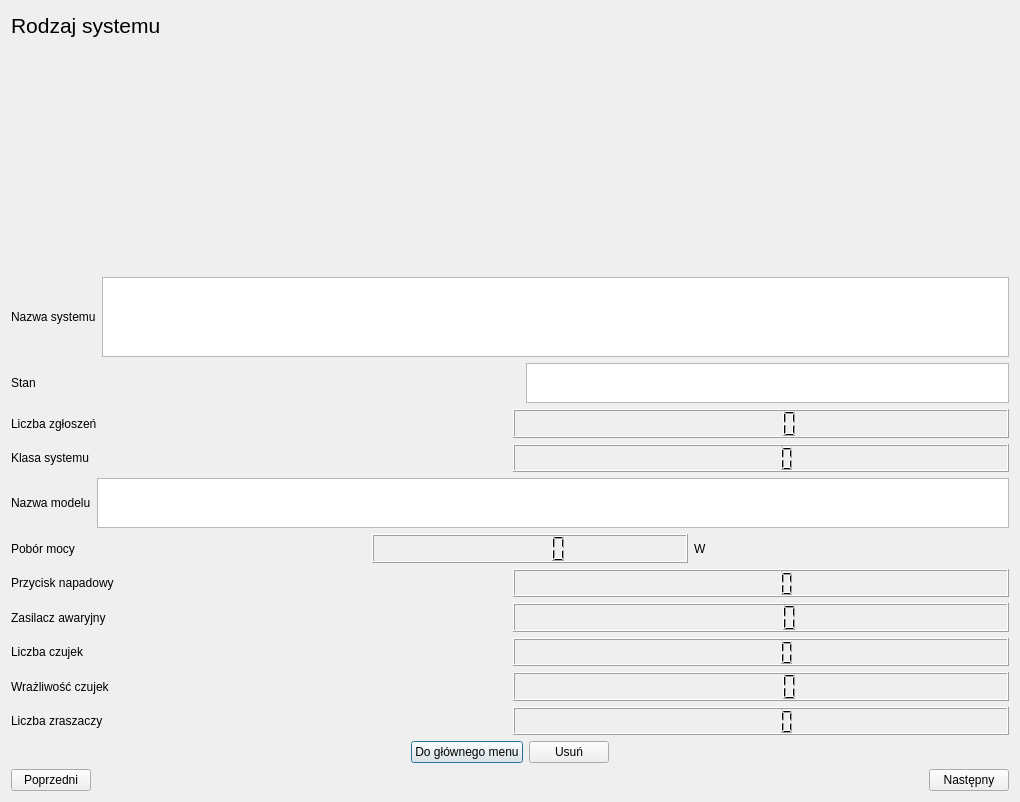
<?xml version="1.0" encoding="UTF-8"?>
<ui version="4.0">
 <class>Przeglag</class>
 <widget class="QDialog" name="Przeglag">
  <property name="geometry">
   <rect>
    <x>0</x>
    <y>0</y>
    <width>476</width>
    <height>802</height>
   </rect>
  </property>
  <property name="windowTitle">
   <string>Dialog</string>
  </property>
  <layout class="QGridLayout" name="gridLayout">
   <item row="0" column="0">
    <widget class="QLabel" name="p_tytul">
     <property name="font">
      <font>
       <pointsize>16</pointsize>
      </font>
     </property>
     <property name="text">
      <string>Rodzaj systemu</string>
     </property>
    </widget>
   </item>
   <item row="1" column="0">
    <layout class="QVBoxLayout" name="verticalLayout_3">
     <item>
      <layout class="QHBoxLayout" name="h_foto_alarm">
       <item>
        <spacer name="horizontalSpacer_3">
         <property name="orientation">
          <enum>Qt::Horizontal</enum>
         </property>
         <property name="sizeHint" stdset="0">
          <size>
           <width>40</width>
           <height>20</height>
          </size>
         </property>
        </spacer>
       </item>
       <item>
        <widget class="QLabel" name="foto_alarm">
         <property name="minimumSize">
          <size>
           <width>386</width>
           <height>226</height>
          </size>
         </property>
         <property name="maximumSize">
          <size>
           <width>300</width>
           <height>200</height>
          </size>
         </property>
         <property name="baseSize">
          <size>
           <width>100</width>
           <height>100</height>
          </size>
         </property>
         <property name="text">
          <string/>
         </property>
         <property name="pixmap">
          <pixmap resource="foto.qrc">:/foto/alarm.jpg</pixmap>
         </property>
         <property name="scaledContents">
          <bool>true</bool>
         </property>
        </widget>
       </item>
       <item>
        <widget class="QLabel" name="foto_ppoz">
         <property name="minimumSize">
          <size>
           <width>300</width>
           <height>200</height>
          </size>
         </property>
         <property name="maximumSize">
          <size>
           <width>300</width>
           <height>200</height>
          </size>
         </property>
         <property name="baseSize">
          <size>
           <width>100</width>
           <height>100</height>
          </size>
         </property>
         <property name="text">
          <string/>
         </property>
         <property name="pixmap">
          <pixmap resource="foto.qrc">:/foto/ppoz.jpg</pixmap>
         </property>
         <property name="scaledContents">
          <bool>true</bool>
         </property>
        </widget>
       </item>
       <item>
        <widget class="QLabel" name="foto_zrasz">
         <property name="sizePolicy">
          <sizepolicy hsizetype="Expanding" vsizetype="Expanding">
           <horstretch>0</horstretch>
           <verstretch>0</verstretch>
          </sizepolicy>
         </property>
         <property name="minimumSize">
          <size>
           <width>300</width>
           <height>200</height>
          </size>
         </property>
         <property name="maximumSize">
          <size>
           <width>300</width>
           <height>200</height>
          </size>
         </property>
         <property name="baseSize">
          <size>
           <width>100</width>
           <height>100</height>
          </size>
         </property>
         <property name="text">
          <string/>
         </property>
         <property name="pixmap">
          <pixmap resource="foto.qrc">:/foto/zrasz.jpg</pixmap>
         </property>
         <property name="scaledContents">
          <bool>true</bool>
         </property>
        </widget>
       </item>
       <item>
        <spacer name="horizontalSpacer_4">
         <property name="orientation">
          <enum>Qt::Horizontal</enum>
         </property>
         <property name="sizeHint" stdset="0">
          <size>
           <width>40</width>
           <height>20</height>
          </size>
         </property>
        </spacer>
       </item>
      </layout>
     </item>
    </layout>
   </item>
   <item row="2" column="0">
    <layout class="QHBoxLayout" name="horizontalLayout_12">
     <item>
      <widget class="QLabel" name="l_nazwa">
       <property name="text">
        <string>Nazwa systemu</string>
       </property>
      </widget>
     </item>
     <item>
      <widget class="QTextBrowser" name="p_nazwa">
       <property name="sizePolicy">
        <sizepolicy hsizetype="Expanding" vsizetype="Expanding">
         <horstretch>0</horstretch>
         <verstretch>0</verstretch>
        </sizepolicy>
       </property>
       <property name="minimumSize">
        <size>
         <width>361</width>
         <height>0</height>
        </size>
       </property>
       <property name="maximumSize">
        <size>
         <width>16777215</width>
         <height>80</height>
        </size>
       </property>
      </widget>
     </item>
    </layout>
   </item>
   <item row="3" column="0">
    <layout class="QHBoxLayout" name="horizontalLayout_3">
     <item>
      <widget class="QLabel" name="l_stan">
       <property name="text">
        <string>Stan</string>
       </property>
      </widget>
     </item>
     <item>
      <spacer name="horizontalSpacer">
       <property name="orientation">
        <enum>Qt::Horizontal</enum>
       </property>
       <property name="sizeHint" stdset="0">
        <size>
         <width>40</width>
         <height>20</height>
        </size>
       </property>
      </spacer>
     </item>
     <item>
      <widget class="QTextBrowser" name="p_stan">
       <property name="sizePolicy">
        <sizepolicy hsizetype="Expanding" vsizetype="Expanding">
         <horstretch>0</horstretch>
         <verstretch>0</verstretch>
        </sizepolicy>
       </property>
       <property name="maximumSize">
        <size>
         <width>16777215</width>
         <height>40</height>
        </size>
       </property>
      </widget>
     </item>
    </layout>
   </item>
   <item row="4" column="0">
    <layout class="QHBoxLayout" name="horizontalLayout_4">
     <item>
      <widget class="QLabel" name="l_liczba_zgloszen">
       <property name="text">
        <string>Liczba zgłoszeń</string>
       </property>
      </widget>
     </item>
     <item>
      <widget class="QLCDNumber" name="p_liczba_zgloszen"/>
     </item>
    </layout>
   </item>
   <item row="5" column="0">
    <layout class="QHBoxLayout" name="horizontalLayout_5">
     <item>
      <widget class="QLabel" name="l_klasa">
       <property name="text">
        <string>Klasa systemu</string>
       </property>
      </widget>
     </item>
     <item>
      <widget class="QLCDNumber" name="p_klasa"/>
     </item>
    </layout>
   </item>
   <item row="6" column="0">
    <layout class="QHBoxLayout" name="horizontalLayout_6">
     <item>
      <widget class="QLabel" name="l_nazwa_modelu">
       <property name="text">
        <string>Nazwa modelu</string>
       </property>
      </widget>
     </item>
     <item>
      <widget class="QTextBrowser" name="p_nazwa_modelu">
       <property name="sizePolicy">
        <sizepolicy hsizetype="Expanding" vsizetype="Expanding">
         <horstretch>0</horstretch>
         <verstretch>0</verstretch>
        </sizepolicy>
       </property>
       <property name="maximumSize">
        <size>
         <width>16777215</width>
         <height>50</height>
        </size>
       </property>
      </widget>
     </item>
    </layout>
   </item>
   <item row="7" column="0">
    <layout class="QHBoxLayout" name="horizontalLayout">
     <item>
      <widget class="QLabel" name="l_pobor">
       <property name="text">
        <string>Pobór mocy</string>
       </property>
      </widget>
     </item>
     <item>
      <spacer name="horizontalSpacer_2">
       <property name="orientation">
        <enum>Qt::Horizontal</enum>
       </property>
       <property name="sizeType">
        <enum>QSizePolicy::Preferred</enum>
       </property>
       <property name="sizeHint" stdset="0">
        <size>
         <width>40</width>
         <height>20</height>
        </size>
       </property>
      </spacer>
     </item>
     <item>
      <widget class="QLCDNumber" name="p_pobor"/>
     </item>
     <item>
      <widget class="QLabel" name="l_poborW">
       <property name="text">
        <string>W</string>
       </property>
      </widget>
     </item>
    </layout>
   </item>
   <item row="8" column="0">
    <layout class="QHBoxLayout" name="horizontalLayout_7">
     <item>
      <widget class="QLabel" name="l_przycisk">
       <property name="text">
        <string>Przycisk napadowy</string>
       </property>
      </widget>
     </item>
     <item>
      <widget class="QLCDNumber" name="p_przycisk"/>
     </item>
    </layout>
   </item>
   <item row="9" column="0">
    <layout class="QHBoxLayout" name="horizontalLayout_8">
     <item>
      <widget class="QLabel" name="l_zasilacz">
       <property name="text">
        <string>Zasilacz awaryjny</string>
       </property>
      </widget>
     </item>
     <item>
      <widget class="QLCDNumber" name="p_zasilacz"/>
     </item>
    </layout>
   </item>
   <item row="10" column="0">
    <layout class="QHBoxLayout" name="horizontalLayout_9">
     <item>
      <widget class="QLabel" name="l_liczba_czujek">
       <property name="text">
        <string>Liczba czujek</string>
       </property>
      </widget>
     </item>
     <item>
      <widget class="QLCDNumber" name="p_liczba_czujek"/>
     </item>
    </layout>
   </item>
   <item row="11" column="0">
    <layout class="QHBoxLayout" name="horizontalLayout_10">
     <item>
      <widget class="QLabel" name="l_wrazliwosc_czujek">
       <property name="text">
        <string>Wrażliwość czujek</string>
       </property>
      </widget>
     </item>
     <item>
      <widget class="QLCDNumber" name="p_wrazliwosc_czujek"/>
     </item>
    </layout>
   </item>
   <item row="12" column="0">
    <layout class="QHBoxLayout" name="horizontalLayout_11">
     <item>
      <widget class="QLabel" name="l_liczba_zraszaczy">
       <property name="text">
        <string>Liczba zraszaczy</string>
       </property>
      </widget>
     </item>
     <item>
      <widget class="QLCDNumber" name="p_liczba_zraszaczy"/>
     </item>
    </layout>
   </item>
   <item row="13" column="0">
    <layout class="QHBoxLayout" name="horizontalLayout_14">
     <item>
      <spacer name="horizontalSpacer_6">
       <property name="orientation">
        <enum>Qt::Horizontal</enum>
       </property>
       <property name="sizeHint" stdset="0">
        <size>
         <width>40</width>
         <height>20</height>
        </size>
       </property>
      </spacer>
     </item>
     <item>
      <widget class="QPushButton" name="doMenuButton">
       <property name="text">
        <string>Do głównego menu</string>
       </property>
      </widget>
     </item>
     <item>
      <widget class="QPushButton" name="usunButton">
       <property name="text">
        <string>Usuń</string>
       </property>
      </widget>
     </item>
     <item>
      <spacer name="horizontalSpacer_7">
       <property name="orientation">
        <enum>Qt::Horizontal</enum>
       </property>
       <property name="sizeHint" stdset="0">
        <size>
         <width>40</width>
         <height>20</height>
        </size>
       </property>
      </spacer>
     </item>
    </layout>
   </item>
   <item row="14" column="0">
    <layout class="QHBoxLayout" name="horizontalLayout_2">
     <item>
      <widget class="QPushButton" name="prevButton">
       <property name="text">
        <string>Poprzedni</string>
       </property>
      </widget>
     </item>
     <item>
      <spacer name="horizontalSpacer_5">
       <property name="orientation">
        <enum>Qt::Horizontal</enum>
       </property>
       <property name="sizeHint" stdset="0">
        <size>
         <width>198</width>
         <height>20</height>
        </size>
       </property>
      </spacer>
     </item>
     <item>
      <widget class="QPushButton" name="nextButton">
       <property name="text">
        <string>Następny</string>
       </property>
      </widget>
     </item>
    </layout>
   </item>
  </layout>
 </widget>
 <resources>
  <include location="foto.qrc"/>
 </resources>
 <connections/>
</ui>
